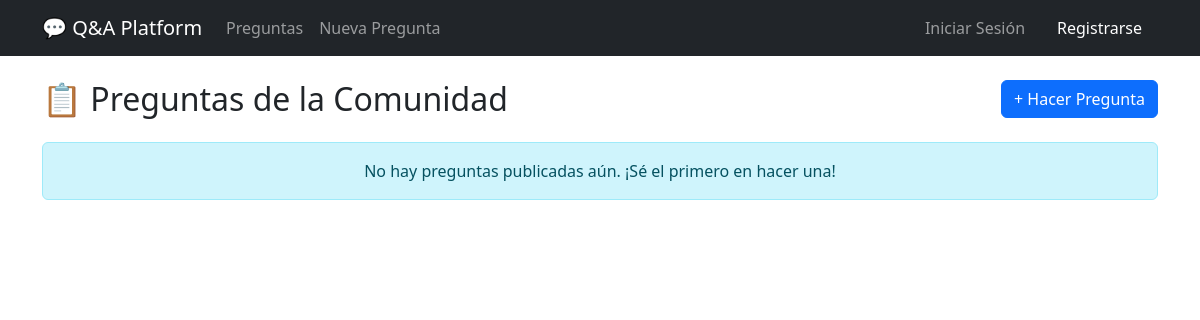
Page /preguntas on the earlier database version.
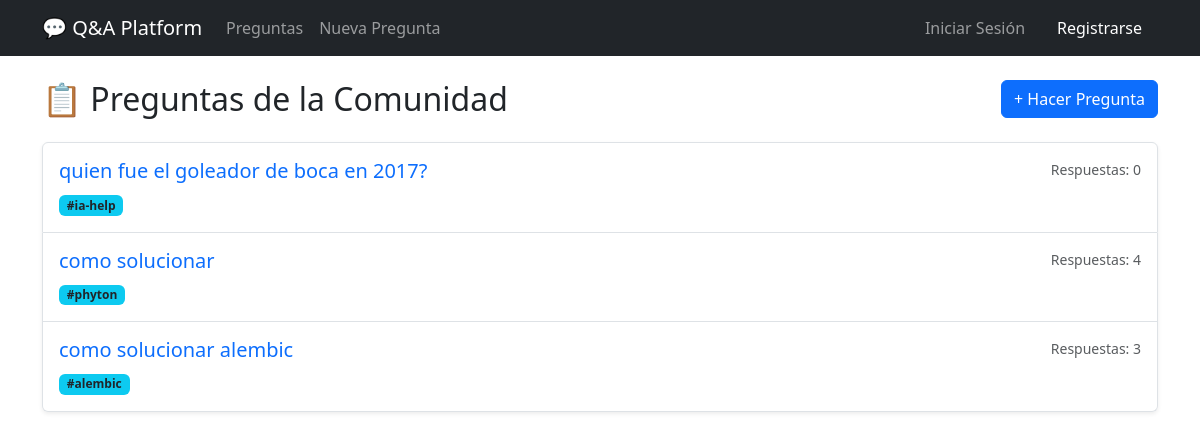
Same page on the later database version.
### myapp/models/question.py (models this page shows)
class Question(db.Model):
    __tablename__ = "questions"
    id = db.Column(db.Integer, primary_key=True)
    tags = db.relationship(
        "Tag",
        secondary=question_tags,
        back_populates="questions",
        lazy="subquery",
    )
    title = db.Column(db.String(255), nullable=False)
    text = db.Column(db.Text, nullable=False)
    created_at = db.Column(db.DateTime, default=datetime.utcnow, nullable=False)
    user_id = db.Column(db.Integer, db.ForeignKey("users.id"), nullable=True)
    category_id = db.Column(db.Integer, db.ForeignKey("categories.id"), nullable=True)
    answers = db.relationship("Answer", backref="question", lazy=True)

### myapp/models/tag.py (models this page shows, shortened)
class Tag(db.Model):
    __tablename__ = "tags"
    id = db.Column(db.Integer, primary_key=True)
    name = db.Column(db.String(50), nullable=False, unique=True)
    questions = db.relationship(
        "Question",
        secondary=question_tags,
        back_populates="tags",
    )

### myapp/views/web.py (the view)
@web_bp.get("/")
@web_bp.get("/preguntas")
def list_questions():
    questions = Question.query.order_by(Question.id.desc()).all()
    return render_template("questions/index.html", questions=questions)

### myapp/templates/questions/index.html (shortened to what this page needs)
{% extends "base.html" %}
{% block content %}
<div class="d-flex justify-content-between align-items-center mb-4">
    <h2 class="mb-0">📋 Preguntas de la Comunidad</h2>
    <a href="{{ url_for('web.create_question_view') }}" class="btn btn-primary">+ Hacer Pregunta</a>
</div>
{% if not questions %}
    <div class="alert alert-info text-center">
        No hay preguntas publicadas aún. ¡Sé el primero en hacer una!
    </div>
{% else %}
    <div class="list-group shadow-sm">
        {% for q in questions %}
            <a href="{{ url_for('web.question_detail', question_id=q.id) }}" class="list-group-item list-group-item-action p-3">
                <div class="d-flex w-100 justify-content-between">
                    <h5 class="mb-1 text-primary">{{ q.title }}</h5>
                    <small class="text-muted">Respuestas: {{ q.answers|length }}</small>
                </div>
                <div class="d-flex gap-2">
                    {% for tag in q.tags %}
                        <span class="badge bg-info text-dark">#{{ tag.name }}</span>
                    {% endfor %}
                </div>
            </a>
        {% endfor %}
    </div>
{% endif %}
{% endblock %}

### myapp/templates/base.html (shortened to what this page needs)
<!DOCTYPE html>
<html lang="es">
<head>
    <link href="https://cdn.jsdelivr.net/npm/bootstrap@5.3.2/dist/css/bootstrap.min.css" rel="stylesheet">
</head>
<body>
    <nav class="navbar navbar-expand-lg navbar-dark bg-dark mb-4">
        <div class="container">
            <a class="navbar-brand" href="{{ url_for('web.list_questions') }}">💬 Q&A Platform</a>
            <div class="collapse navbar-collapse" id="navbarNav">
                <ul class="navbar-nav me-auto">
                    <li class="nav-item">
                        <a class="nav-link" href="{{ url_for('web.list_questions') }}">Preguntas</a>
                    </li>
                    <li class="nav-item">
                        <a class="nav-link" href="{{ url_for('web.create_question_view') }}">Nueva Pregunta</a>
                    </li>
                </ul>
                <ul class="navbar-nav">
                    {% if session.get('user_email') %}
                        <li class="nav-item">
                            <span class="nav-link text-info">👤 {{ session.get('user_email') }}</span>
                        </li>
                        <li class="nav-item">
                            <a class="nav-link text danger" href="{{ url_for('web.logout_view') }}">Cerrar Sesión</a>
                        </li>
                    {% else %}
                        <li class="nav-item">
                            <a class="nav-link" href="{{ url_for('web.login_view') }}">Iniciar Sesión</a>
                        </li>
                        <li class="nav-item">
                            <a class="nav-link btn btn-outline-light text-white ms-2 px-3" href="{{ url_for('web.register_view') }}">Registrarse</a>
                        </li>
                    {% endif %}
                </ul>
            </div>
        </div>
    </nav>
    <main class="container">
        {% block content %}{% endblock %}
    </main>
</body>
</html>

Differences in the rows shown:
added Question: title "quien fue el goleador de boca en 2017?", answers|length "0"
added Tag: name "ia-help", shown under "quien fue el goleador de boca en 2017?"
added Question: title "como solucionar", answers|length "4"
added Tag: name "phyton", shown under "como solucionar"
added Question: title "como solucionar alembic", answers|length "3"
added Tag: name "alembic", shown under "como solucionar alembic"
Other differences:
text no longer shown: "No hay preguntas publicadas aún. ¡Sé el primero en hacer una!"
